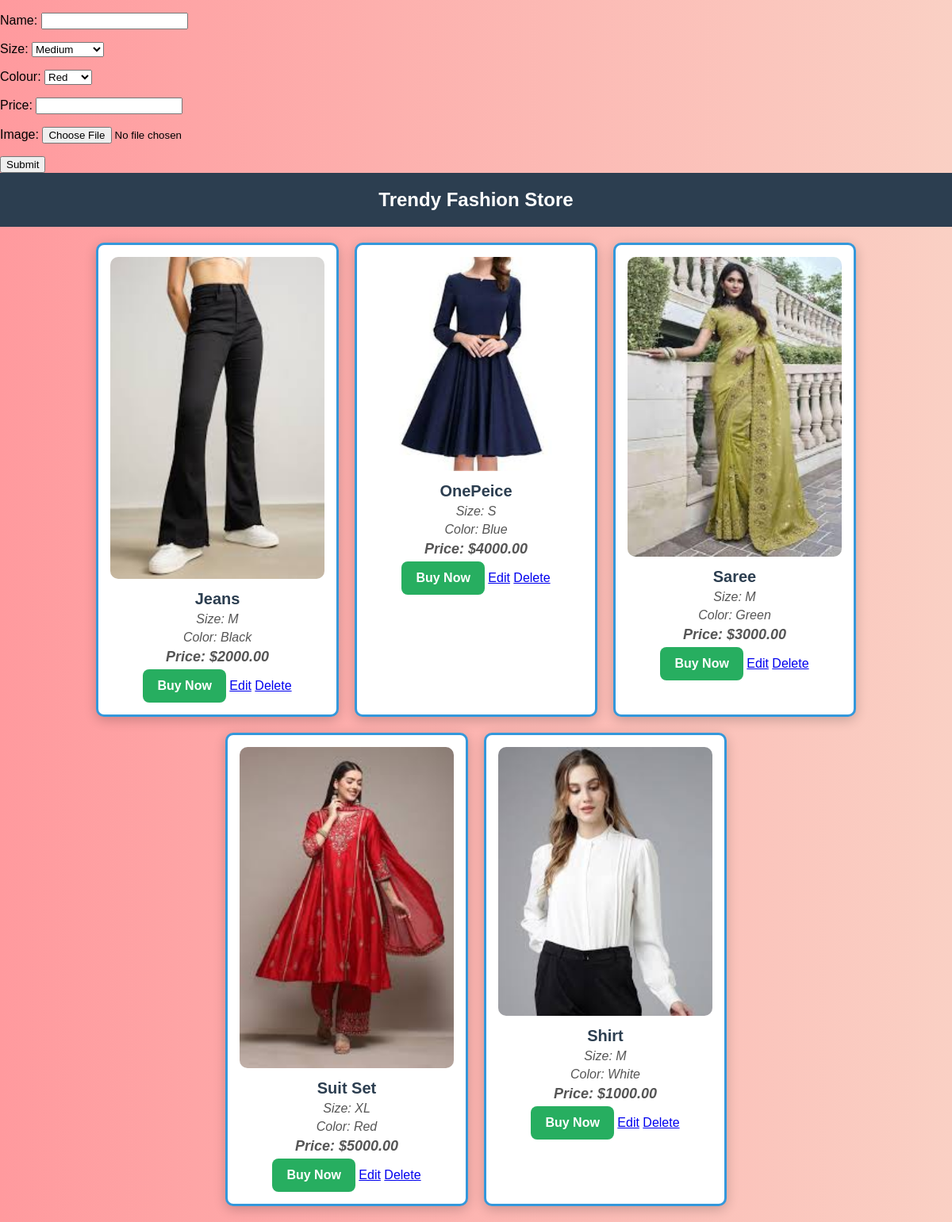
/clothing/, run on an earlier commit of the app's database.
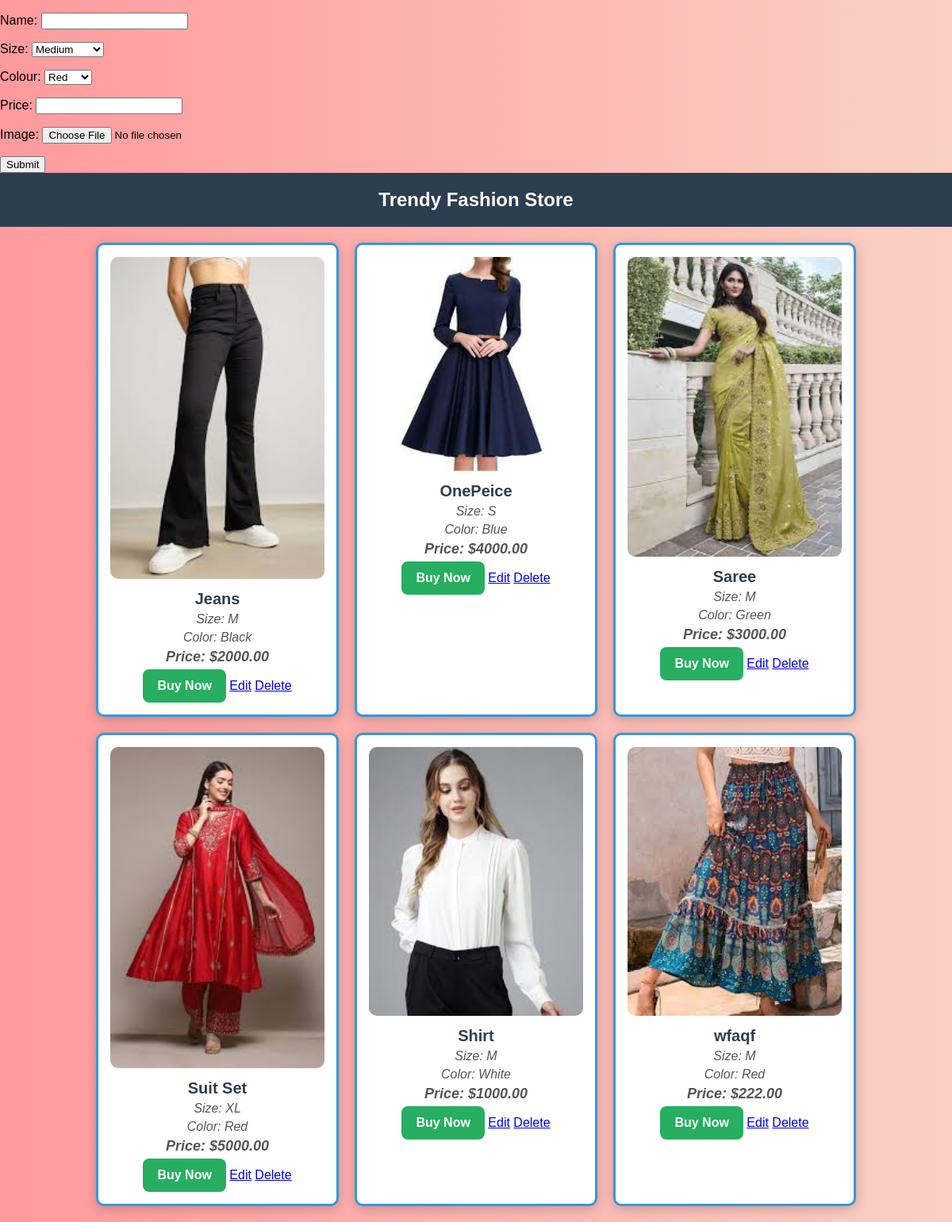
And on a later commit of the database.
### clothing/models.py (models this page shows)
class Product(models.Model):
    Size_choices=[
        ('S','Small'),
        ('M','Medium'),
        ('L','Large'),
        ('XL','Extar Large')
    ]
    Colour_choices=[
        ('Red','Red'),
        ('Blue','Blue'),
        ('Green','Green'),
        ('Black','Black'),
        ('White','White'),
    ]
    name=models.CharField(max_length=200)
    size=models.CharField(max_length=2, choices=Size_choices,default='M')
    colour=models.CharField(max_length=10, choices=Colour_choices,default='Red')
    price=models.DecimalField(max_digits=10, decimal_places=2)
    image=models.ImageField(upload_to='product_img/')

### clothing/views.py (the view)
# urls.py: path('clothing/',include('clothing.urls'))
def clothing(request):
    form=ProductForm()
    pro_img=Product.objects.all()
    if request.method == "POST":
        form=ProductForm(request.POST, request.FILES,instance=product)
        if form.is_valid():
            form.save()
            form=ProductForm() # reset form after saving
    return render(request,'clothing/fashion.html',{'pro_img':pro_img,'form':form})

### clothing/forms.py
class ProductForm(forms.ModelForm):
    class Meta:
        model=Product
        fields=['name','size','colour','price','image']

### clothing/templates/clothing/fashion.html (shortened to what this page needs)
<!DOCTYPE html>
<html lang="en">
<head>
    <div>
        <form method="POST" enctype="multipart/form-data">
            {{ form.as_p}}
            <button type="submit">Submit</button>
        </form>
    </div>
</head>
<body>
    <div class="header">Trendy Fashion Store</div>
    <div class="container">
        {% for p_i in pro_img %}
        <div class="product">
            <img src="{{ p_i.image.url }}" alt="{{ p_i.name }}">
            <h2>{{ p_i.name }}</h2>
            <p>Size: {{ p_i.size }}</p>
            <p>Color: {{ p_i.colour }}</p>
            <p class="price">Price: ${{ p_i.price }}</p>
            <button class="buy-btn">Buy Now</button>
            <a href="{% url 'edit_product' p_i.id%}" class="btn btn-primary">Edit</a>
            <a href="{% url 'delete_product' p_i.id%}" class="btn btn-danger">Delete</a>
        </div>
        {% endfor %}
    </div>
</body>
</html>

What changed in the data, as far as the page shows it:
added Product: image (picture), name "wfaqf", size "M", colour "Red", price "222.00"
